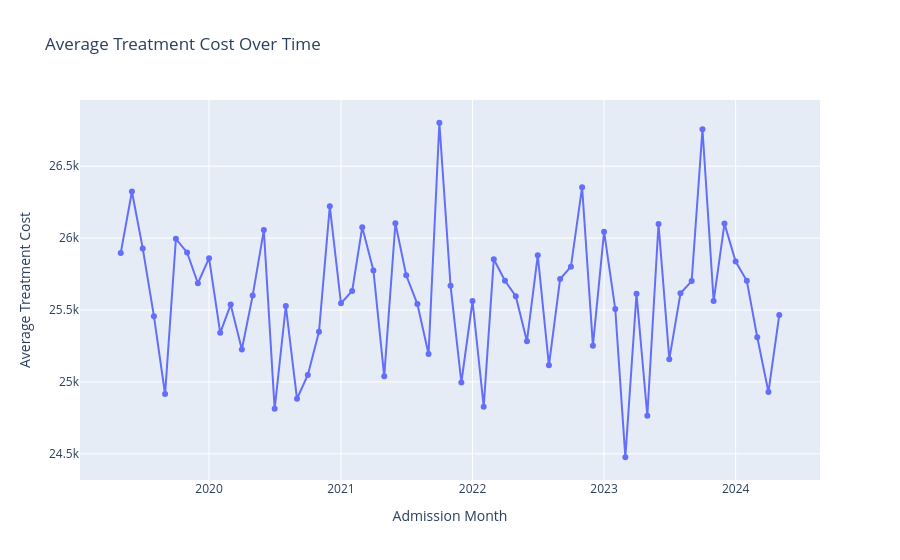

The code cell stored with this chart in its notebook:
### Code cell
# using plotly
fig = px.line(x=Monthly_avg_cost.index.astype(str),
        y=Monthly_avg_cost.values, markers=True,
        labels={'x': 'Admission Month', 'y': 'Average Treatment Cost'},
        title='Average Treatment Cost Over Time')
fig.show()

### Figure 1 — Plotly figure (JSON) as saved in the notebook; plotly's stock layout.template omitted (floating-point values rounded to 4 significant figures)
{"data": [{"hovertemplate": "Admission Month=%{x}<br>Average Treatment Cost=%{y}<extra></extra>", "legendgroup": "", "line": {"color": "#636efa", "dash": "solid"}, "marker": {"symbol": "circle"}, "mode": "lines+markers", "name": "", "orientation": "v", "showlegend": false, "type": "scatter", "x": ["2019-05", "2019-06", "2019-07", "2019-08", "2019-09", "2019-10", "2019-11", "2019-12", "2020-01", "2020-02", "2020-03", "2020-04", "2020-05", "2020-06", "2020-07", "2020-08", "2020-09", "2020-10", "2020-11", "2020-12", "2021-01", "2021-02", "2021-03", "2021-04", "2021-05", "2021-06", "2021-07", "2021-08", "2021-09", "2021-10", "2021-11", "2021-12", "2022-01", "2022-02", "2022-03", "2022-04", "2022-05", "2022-06", "2022-07", "2022-08", "2022-09", "2022-10", "2022-11", "2022-12", "2023-01", "2023-02", "2023-03", "2023-04", "2023-05", "2023-06", "2023-07", "2023-08", "2023-09", "2023-10", "2023-11", "2023-12", "2024-01", "2024-02", "2024-03", "2024-04", "2024-05"], "xaxis": "x", "y": [25900.0, 26320.0, 25930.0, 25460.0, 24920.0, 25990.0, 25900.0, 25690.0, 25860.0, 25340.0, 25540.0, 25230.0, 25600.0, 26060.0, 24810.0, 25530.0, 24880.0, 25050.0, 25350.0, 26220.0, 25550.0, 25630.0, 26080.0, 25780.0, 25040.0, 26100.0, 25740.0, 25540.0, 25190.0, 26800.0, 25670.0, 25000.0, 25560.0, 24830.0, 25850.0, 25700.0, 25600.0, 25280.0, 25880.0, 25120.0, 25720.0, 25800.0, 26350.0, 25250.0, 26040.0, 25510.0, 24480.0, 25610.0, 24770.0, 26100.0, 25160.0, 25620.0, 25700.0, 26760.0, 25560.0, 26100.0, 25840.0, 25700.0, 25310.0, 24930.0, 25460.0], "yaxis": "y"}], "layout": {"legend": {"tracegroupgap": 0}, "title": {"text": "Average Treatment Cost Over Time"}, "xaxis": {"anchor": "y", "domain": [0, 1], "title": {"text": "Admission Month"}}, "yaxis": {"anchor": "x", "domain": [0, 1], "title": {"text": "Average Treatment Cost"}}}}
